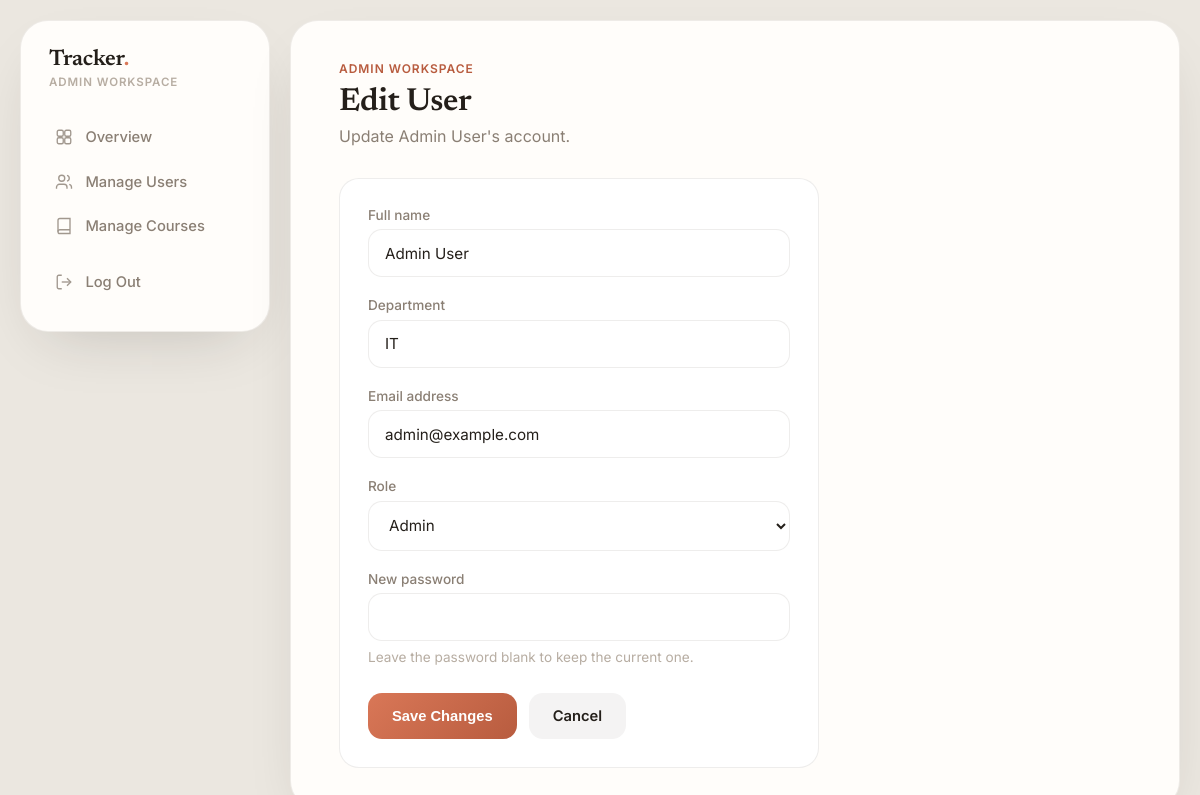
The app's page /admin/user_edit.php?id=1 (signed in) with its own data.
### tables this page shows
CREATE TABLE EMPLOYEE (
    EmployeeID INT AUTO_INCREMENT PRIMARY KEY,
    Name VARCHAR(100) NOT NULL,
    Department VARCHAR(100),
    Email VARCHAR(100) UNIQUE NOT NULL,
    Password VARCHAR(255) NOT NULL,
    Role ENUM('Employee', 'Manager', 'Admin') DEFAULT 'Employee'
);

### admin/user_edit.php (the view, shortened to what this page needs)
<?php
require '../config/db.php';
$id = (int) ($_GET['id'] ?? 0);
$stmt = $pdo->prepare('SELECT * FROM EMPLOYEE WHERE EmployeeID = ?');
$stmt->execute([$id]);
$user = $stmt->fetch();
require '../includes/header.php';
?>
<div class="eyebrow">Admin Workspace</div>
<h1>Edit User</h1>
<p class="page-subtitle">Update <?= htmlspecialchars($user['Name']) ?>'s account.</p>
<div class="card form-card">
    <form method="POST">
        <div class="form-group">
            <label for="name">Full name</label>
            <input type="text" id="name" name="name" value="<?= htmlspecialchars($user['Name']) ?>" required>
        </div>
        <div class="form-group">
            <label for="department">Department</label>
            <input type="text" id="department" name="department" value="<?= htmlspecialchars($user['Department'] ?? '') ?>">
        </div>
        <div class="form-group">
            <label for="email">Email address</label>
            <input type="email" id="email" name="email" value="<?= htmlspecialchars($user['Email']) ?>" required>
        </div>
        <div class="form-group">
            <label for="role">Role</label>
            <select id="role" name="role" required>
                <?php foreach (['Employee', 'Manager', 'Admin'] as $r): ?>
                    <option value="<?= $r ?>" <?= $user['Role'] === $r ? 'selected' : '' ?>><?= $r ?></option>
                <?php endforeach; ?>
            </select>
        </div>
        <div class="form-group">
            <label for="password">New password</label>
            <input type="password" id="password" name="password" minlength="8">
        </div>
        <p class="form-hint">Leave the password blank to keep the current one.</p>
        <div class="form-actions">
            <button type="submit" class="btn">Save Changes</button>
            <a href="users.php" class="btn btn-secondary">Cancel</a>
        </div>
    </form>
</div>
<?php require '../includes/footer.php'; ?>

### assets/css/style.css (style rules this page uses)
:root { --canvas: #ebe7e0; --surface: #fffdfa; --surface-raised: #ffffff; --border: rgba(37, 30, 24, 0.08); --ink: #241f1a; --ink-soft: #8a7f74; --ink-faint: #b7ada2; --radius-xl: 28px; --radius-lg: 20px; --radius-md: 14px; --radius-sm: 10px; --shadow-shell: 0 24px 60px -28px rgba(36, 31, 26, 0.22); --shadow-pop: 0 12px 28px -14px rgba(36, 31, 26, 0.28); --status-valid: #3a8f5d; --status-valid-soft: rgba(58, 143, 93, 0.12); --status-warning: #c07f21; --status-warning-soft: rgba(192, 127, 33, 0.13); --status-expired: #c14f3f; --status-expired-soft: rgba(193, 79, 63, 0.12); --accent: #4f8f68; --accent-2: #396f4f; --accent-soft: rgba(79, 143, 104, 0.12); }
body[data-role="Admin"] { --accent: #d97757; --accent-2: #b85c3f; --accent-soft: rgba(217, 119, 87, 0.13); }
* { margin: 0; padding: 0; box-sizing: border-box; }
body { font-family: 'Inter', system-ui, -apple-system, "Segoe UI", sans-serif; background: var(--canvas); color: var(--ink); min-height: 100vh; }
h1, h2, h3, .brand { font-family: 'Newsreader', Georgia, serif; letter-spacing: -0.01em; }
a { color: inherit; }
.eyebrow { font-family: 'Inter', sans-serif; font-size: 0.75rem; font-weight: 600; letter-spacing: 0.08em; text-transform: uppercase; color: var(--accent-2); margin-bottom: 0.6rem; }
h1 { font-size: 2rem; font-weight: 600; margin-bottom: 0.5rem; }
.page-subtitle { color: var(--ink-soft); margin-bottom: 2rem; }
.card { background: var(--surface-raised); border: 1px solid var(--border); border-radius: var(--radius-lg); padding: 1.75rem; }
.form-group { margin-bottom: 1.25rem; }
label { display: block; font-size: 0.85rem; font-weight: 500; color: var(--ink-soft); margin-bottom: 0.4rem; }
input, select { width: 100%; padding: 0.85rem 1rem; border: 1px solid var(--border); border-radius: var(--radius-md); background: var(--surface-raised); color: var(--ink); font-size: 0.95rem; font-family: inherit; outline: none; transition: border-color 0.15s ease; }
.btn { display: inline-flex; align-items: center; justify-content: center; gap: 0.5rem; background: linear-gradient(135deg, var(--accent), var(--accent-2)); color: #fff; border: none; padding: 0.85rem 1.5rem; border-radius: var(--radius-md); font-weight: 600; font-size: 0.92rem; cursor: pointer; text-decoration: none; transition: transform 0.15s ease, box-shadow 0.15s ease; }
.btn-secondary { background: rgba(37, 30, 24, 0.05); color: var(--ink); }
.form-actions { display: flex; gap: 0.75rem; margin-top: 1.75rem; }
.form-card { max-width: 480px; }
.form-hint { color: var(--ink-faint); font-size: 0.85rem; margin-top: -0.75rem; margin-bottom: 1.25rem; }

### records on screen
employee: Name "Admin User", name "Admin User", department "IT", email "admin@example.com", role "Admin"

### other values on screen
$role "ADMIN"
